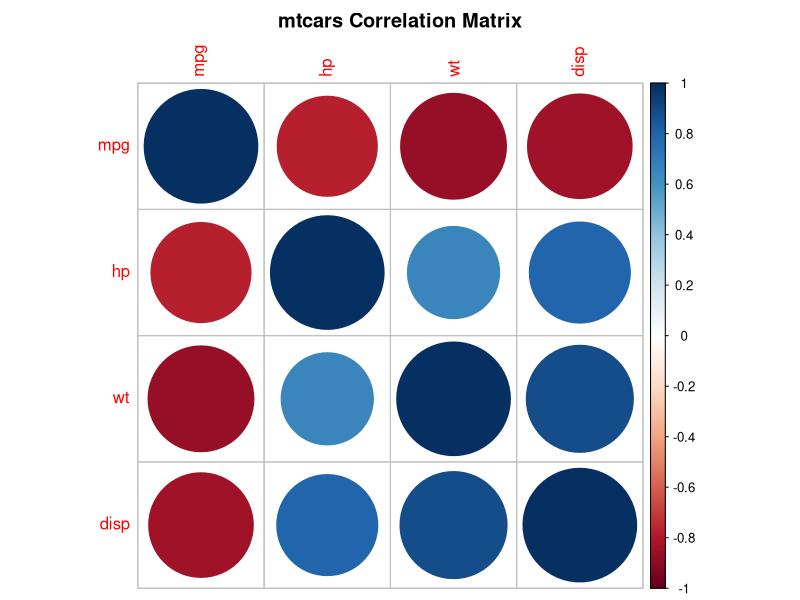
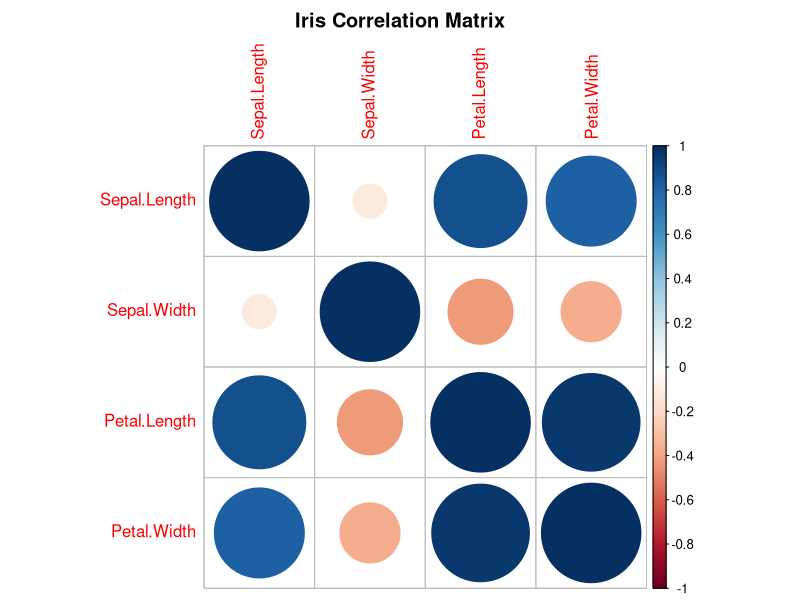
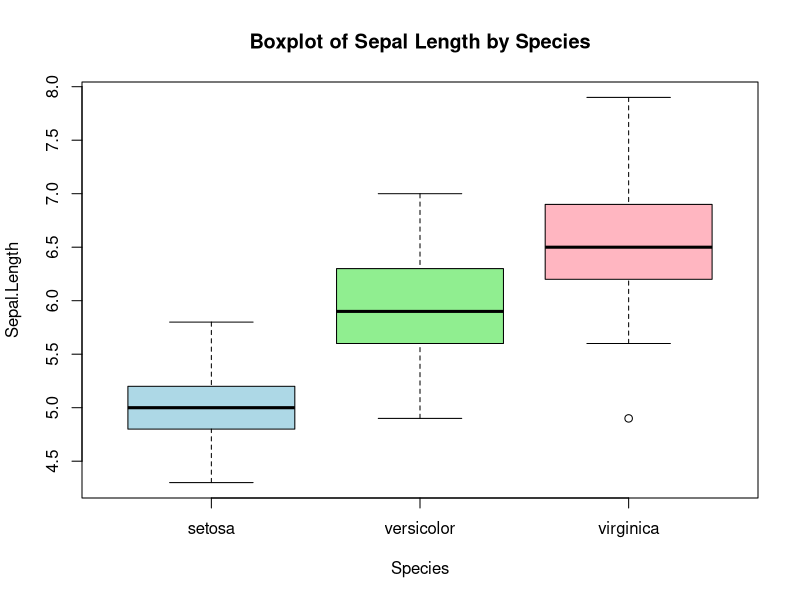
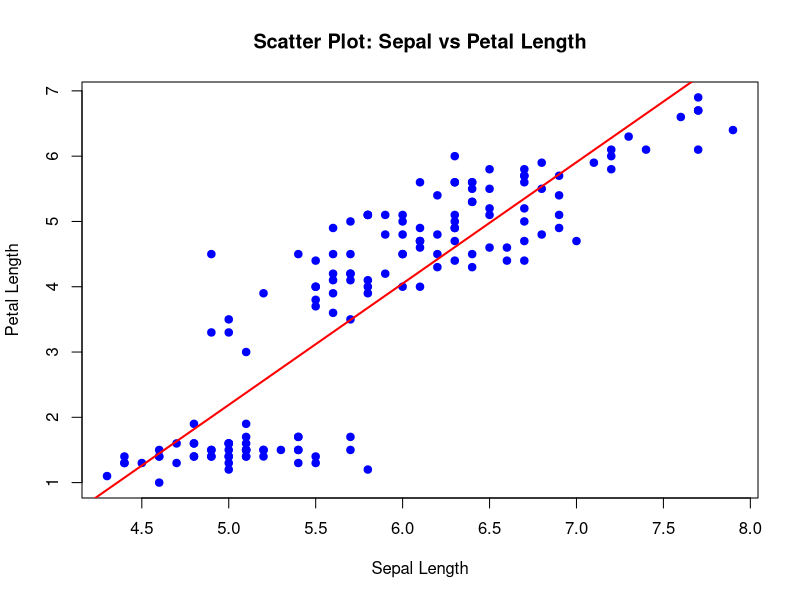

Generate these figures, in order, with R:
# ==============================================================================
# FILE NAME: Correlation_and_Hypothesis_Tests.R
# PURPOSE: Automated Parametric & Non-Parametric Statistical Analysis
# OUTPUT PATH: D:/DOWNLOADS
# ==============================================================================

# ------------------------------------------------------------------------------
# SETUP: Define Output Path & Logging
# ------------------------------------------------------------------------------
# Define the path where files will be saved
output_path <- "D:/DOWNLOADS"

# Check if directory exists, if not, create it
if(!dir.exists(output_path)){
  dir.create(output_path)
  message("Created directory: ", output_path)
}

# Set working directory
setwd(output_path)

# Start recording all console output to a text file
sink(file = "Analysis_Log_Results.txt", split = TRUE)

print(paste("Analysis started at:", Sys.time()))
print(paste("Script Name: Correlation_and_Hypothesis_Tests.R"))
print(paste("Saving all outputs to:", output_path))

# ==============================================================================
# PART 1: mtcars Dataset Analysis (Correlations)
# ==============================================================================
print("-----------------------------------")
print("PART 1: mtcars Correlation Analysis")
print("-----------------------------------")

# Load built-in dataset 
data(mtcars) 

# 1. Pearson Correlation (Parametric) 
# Measures linear correlation between two numeric variables 
# HO: correlation = 0 | H1: correlation != 0 
print("--- Pearson Correlation (mpg vs hp) ---")
print(cor.test(mtcars$mpg, mtcars$hp, method="pearson"))

# 2. Spearman Correlation (Non-parametric) 
# Rank-based correlation (monotonic relationships) 
print("--- Spearman Correlation (mpg vs hp) ---")
print(cor.test(mtcars$mpg, mtcars$hp, method="spearman"))

# 3. Kendall's Tau (Non-parametric) 
# Rank-based correlation, less sensitive to ties 
print("--- Kendall Correlation (mpg vs hp) ---")
print(cor.test(mtcars$mpg, mtcars$hp, method="kendall"))

# 4. Correlation Matrix & Visualization 
vars_mtcars <- mtcars[, c("mpg", "hp", "wt", "disp")] 

# Save Correlation Matrix to CSV
cor_matrix_mtcars <- cor(vars_mtcars, method="pearson")
write.csv(cor_matrix_mtcars, "mtcars_correlation_matrix.csv")
print("Saved: mtcars_correlation_matrix.csv")

# Visualization: Save to PNG
# Check if corrplot is installed, if not, install it
if(!require(corrplot)) install.packages("corrplot")
library(corrplot)

png(filename = "mtcars_corrplot.png", width = 800, height = 800)
corrplot(cor_matrix_mtcars, method="circle", title = "mtcars Correlation Matrix", mar=c(0,0,2,0))
dev.off() # Close the graphics device
print("Saved: mtcars_corrplot.png")


# ==============================================================================
# PART 2: iris Dataset Analysis (Hypothesis Testing)
# ==============================================================================
print("-----------------------------------")
print("PART 2: iris Dataset Analysis")
print("-----------------------------------")

# STEP 1: Load Data
data(iris) 
print("--- Structure of iris dataset ---")
str(iris) 

# STEP 2: Descriptive Statistics 
print("--- Summary of numeric variables ---")
print(summary(iris[, 1:4]))

# Save Group-wise mean by Species to CSV
group_means <- aggregate(Sepal.Length ~ Species, data=iris, mean) 
write.csv(group_means, "iris_species_means.csv", row.names = FALSE)
print("Saved: iris_species_means.csv")


# STEP 3: Parametric Tests 

# 3a. One-sample t-test (Test if mean Sepal.Length = 5.8)
print("--- One-sample t-test ---")
print(t.test(iris$Sepal.Length, mu=5.8))

# 3b. Independent two-sample t-test (setosa vs versicolor)
subset_data <- subset(iris, Species %in% c("setosa", "versicolor")) 
print("--- Two-sample t-test (Setosa vs Versicolor) ---")
print(t.test(Sepal.Length ~ Species, data=subset_data))

# 3c. One-way ANOVA (Compare Sepal.Length across all three species)
print("--- One-way ANOVA ---")
anova_model <- aov(Sepal.Length ~ Species, data=iris)
print(summary(anova_model)) 


# STEP 4: Non-Parametric Tests 

# 4a. Wilcoxon Signed Rank Test (One-sample) 
print("--- Wilcoxon Signed Rank Test ---")
print(wilcox.test(iris$Sepal.Length, mu=5.8))

# 4b. Mann-Whitney U Test (Two-sample) 
print("--- Mann-Whitney U Test ---")
print(wilcox.test(Sepal.Length ~ Species, data=subset_data))

# 4c. Kruskal-Wallis Test 
print("--- Kruskal-Wallis Test ---")
print(kruskal.test(Sepal.Length ~ Species, data=iris))

# 4d. Chi-Square Test 
# Create categorical variable: "Long" vs "Short" Sepal 
iris$SepalCat <- ifelse(iris$Sepal.Length > 5.8, "Long", "Short") 
tbl <- table(iris$SepalCat, iris$Species) 
print("--- Chi-Square Test ---")
print(tbl)
print(chisq.test(tbl)) 


# STEP 5: Correlation (iris)

# 5a/b. Pearson & Spearman
print("--- Iris Pearson Correlation ---")
print(cor.test(iris$Sepal.Length, iris$Petal.Length, method="pearson"))

# 5c. Correlation Matrix & Visualization
vars_iris <- iris[, 1:4] # numeric columns only 
cor_matrix_iris <- cor(vars_iris, method="pearson")
write.csv(cor_matrix_iris, "iris_correlation_matrix.csv")

# Save iris Heatmap
png(filename = "iris_corrplot.png", width = 800, height = 800)
corrplot(cor_matrix_iris, method="circle", title = "Iris Correlation Matrix", mar=c(0,0,2,0))
dev.off()
print("Saved: iris_corrplot.png")


# STEP 6: Visualization (Plots)

# 6a. Boxplot
png(filename = "iris_boxplot.png", width = 800, height = 600)
boxplot(Sepal.Length ~ Species, data=iris, 
        col=c("lightblue", "lightgreen", "lightpink"),
        main = "Boxplot of Sepal Length by Species")
dev.off()
print("Saved: iris_boxplot.png")

# 6b. Scatter plot with regression line 
png(filename = "iris_scatterplot.png", width = 800, height = 600)
plot(iris$Sepal.Length, iris$Petal.Length, pch=19, col="blue",
     main = "Scatter Plot: Sepal vs Petal Length",
     xlab = "Sepal Length", ylab = "Petal Length")
abline(lm(Petal.Length ~ Sepal.Length, data=iris), col="red", lwd=2) 
dev.off()
print("Saved: iris_scatterplot.png")

# ==============================================================================
# TEARDOWN
# ==============================================================================
# Stop logging to text file
sink()
message("Analysis Complete.")
message("Please check D:/DOWNLOADS for:")
message("1. Analysis_Log_Results.txt (Statistical Results)")
message("2. CSV Files (Data Tables)")
message("3. PNG Files (Plots)")

